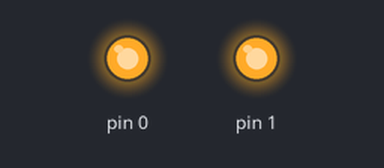
This sketch was run on a simulated Arduino Uno, built with avr-gcc and run on an emulated ATmega328P. Shown: output pins drawn as LEDs (lit = HIGH).

Above: at 0.1 s.
Timing chart, 0 to 1.6 s (numbered marks = the images above):
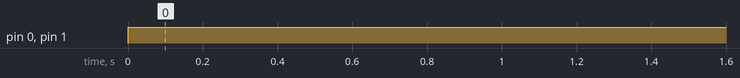

Measured:
- by itself, pin 0, pin 1: LOW → HIGH at 0.00 s

The sketch:

sketch_oct20a.ino
```cpp
// the setup function runs once when you press reset or power the board
void setup() {
  // initialize digital pin LED_BUILTIN as an output.
  pinMode(0, OUTPUT);
  pinMode(1, OUTPUT);
}

// the loop function runs over and over again forever
void loop() {
  digitalWrite(1, HIGH);  // turn the LED on (HIGH is the voltage level)
  digitalWrite(0, HIGH);  // turn the LED off (LOW is the voltage level)
}
```
